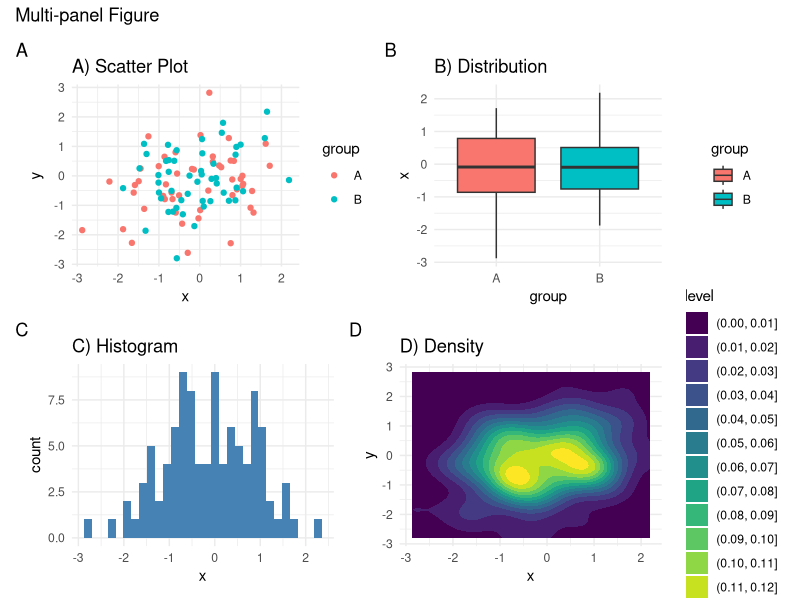
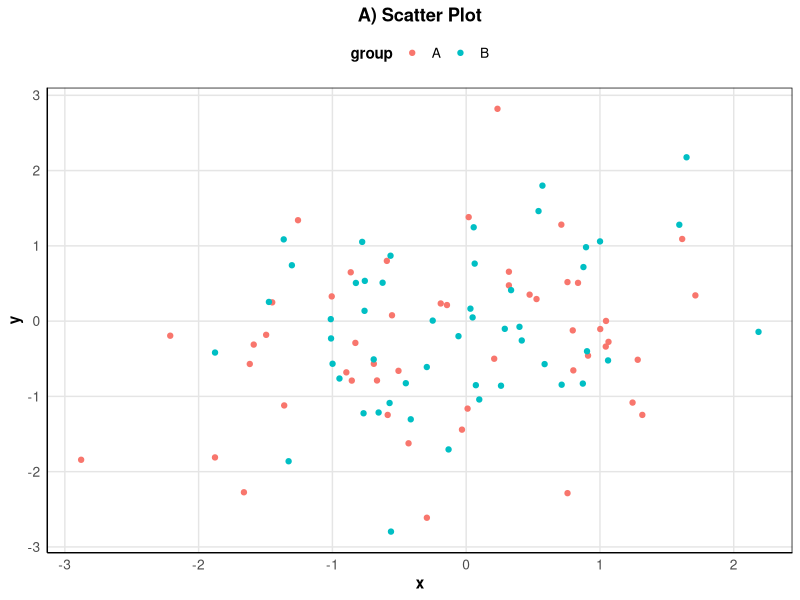

Write R code to recreate these figures, in order.
# ========================================================================
# Module 07: Advanced Topics - Custom Visualization Systems
# ========================================================================
#
# Learning Objectives:
#   - Build custom ggplot2 functions
#   - Create complex multi-panel figures
#   - Design Sankey diagrams and flow visualizations
#   - Develop reusable visualization systems
#
# Estimated time: 4-5 hours
# Difficulty: Advanced
#
# NOTE: This module showcases techniques from the Plot_catalogue
#       and Brain_Blast visualization functions
#
# ========================================================================

library(tidyverse)
library(patchwork)  # Combine plots
library(viridis)
library(ggforce)    # Extended ggplot2

# ========================================================================
# 1. CREATING CUSTOM PLOT FUNCTIONS
# ========================================================================

# Why create custom functions?
#   - Ensure consistency across publications
#   - Save time on repetitive plots
#   - Make complex plots reusable
#   - Easy to update style across all figures

# Basic template for custom plot function
create_volcano_plot <- function(data,
                                 x_col,
                                 y_col,
                                 label_col = NULL,
                                 title = "Volcano Plot",
                                 fc_threshold = 1,
                                 p_threshold = 0.05) {

  # Calculate significance
  plot_data <- data %>%
    mutate(
      significant = abs(.data[[x_col]]) > fc_threshold &
                    .data[[y_col]] < p_threshold,
      neg_log_p = -log10(.data[[y_col]])
    )

  # Create base plot
  p <- ggplot(plot_data, aes(x = .data[[x_col]], y = neg_log_p)) +
    geom_point(aes(color = significant), size = 2, alpha = 0.6) +
    scale_color_manual(
      values = c("grey50", "#d73027"),
      labels = c("NS", "Significant")
    ) +
    geom_hline(yintercept = -log10(p_threshold),
               linetype = "dashed", color = "blue") +
    geom_vline(xintercept = c(-fc_threshold, fc_threshold),
               linetype = "dashed", color = "blue") +
    labs(
      title = title,
      x = "Log2 Fold Change",
      y = "-Log10 P-value"
    ) +
    theme_minimal(base_size = 12) +
    theme(
      plot.title = element_text(hjust = 0.5, face = "bold"),
      legend.position = "top"
    )

  # Add labels if specified
  if (!is.null(label_col)) {
    top_genes <- plot_data %>%
      filter(significant) %>%
      arrange(desc(abs(.data[[x_col]]))) %>%
      head(10)

    p <- p +
      ggrepel::geom_text_repel(
        data = top_genes,
        aes(label = .data[[label_col]]),
        size = 3,
        max.overlaps = 15
      )
  }

  return(p)
}

# Example usage:
# demo_data <- data.frame(
#   gene = paste0("GENE_", 1:100),
#   log2fc = rnorm(100, 0, 2),
#   pvalue = runif(100, 0, 0.1)
# )
# create_volcano_plot(demo_data, "log2fc", "pvalue", "gene")

# ========================================================================
# 2. SANKEY DIAGRAM (ADVANCED FLOW VISUALIZATION)
# ========================================================================

# This is adapted from your SankeyArrow function!
# Used for showing data flow/filtering processes

SankeyArrow <- function(values, labels, gap = 0.05, size = 4) {

  # Validate inputs
  if (length(values) != length(labels)) {
    stop("Values and labels must have same length")
  }

  # Create label text with counts
  label_text <- paste0(labels, " \n(", values, ")")

  # Calculate proportions
  input <- values[1]
  outputs <- values[-1]

  # Normalize if needed
  if (sum(outputs) != input) {
    outputs <- outputs * (input / sum(outputs))
    values <- c(input, outputs)
  }

  # Calculate positions
  proportions <- outputs / input
  cumsum_props <- c(0, cumsum(proportions))

  # Build plot layer by layer
  p <- ggplot() +
    # Input funnel
    geom_segment(aes(x = -0.4, y = 0, xend = -0.32, yend = 0.5)) +
    geom_segment(aes(x = -0.4, y = 1, xend = -0.32, yend = 0.5)) +
    # Reference line
    geom_segment(aes(x = -0.2, y = 1, xend = -0.2, yend = 0),
                 linetype = "dashed", color = "grey50")

  # Add output streams
  x_positions <- seq(0, 1.5, length.out = length(outputs) + 1)

  for (i in seq_along(outputs)) {
    # Calculate stream endpoints
    y_bottom <- cumsum_props[i]
    y_top <- cumsum_props[i + 1]
    y_mid <- (y_bottom + y_top) / 2

    x_start <- x_positions[i]
    x_end <- x_positions[i + 1]

    # Draw stream (simplified version)
    stream_data <- data.frame(
      x = c(x_start, x_end),
      y_bottom = c(y_bottom, y_bottom),
      y_top = c(y_top, y_top)
    )

    p <- p +
      geom_ribbon(data = stream_data,
                  aes(x = x, ymin = y_bottom, ymax = y_top),
                  fill = viridis(length(outputs))[i],
                  alpha = 0.6)
  }

  # Add labels
  label_positions <- data.frame(
    x = c(-0.32 - gap, x_positions[-1] + gap),
    y = c(0.5, (cumsum_props[-1] + cumsum_props[-length(cumsum_props)]) / 2),
    label = label_text
  )

  p <- p +
    geom_text(data = label_positions,
              aes(x = x, y = y, label = label),
              size = size, hjust = 0) +
    coord_fixed(ratio = 1) +
    theme_void() +
    scale_x_continuous(limits = c(-1, max(x_positions) + 0.8)) +
    scale_y_continuous(limits = c(-0.1, 1.1))

  return(p)
}

# Example: Show data filtering process
# values <- c(1000, 300, 250, 200, 150)
# labels <- c("Raw Data", "QC Pass", "Filtered", "Analyzed", "Significant")
# SankeyArrow(values, labels)

# ========================================================================
# 3. MULTI-PANEL FIGURES WITH PATCHWORK
# ========================================================================

# Create publication-quality multi-panel figures

# Example data
demo_data <- data.frame(
  x = rnorm(100),
  y = rnorm(100),
  group = rep(c("A", "B"), each = 50)
)

# Create individual panels
p1 <- ggplot(demo_data, aes(x = x, y = y, color = group)) +
  geom_point() +
  labs(title = "A) Scatter Plot") +
  theme_minimal()

p2 <- ggplot(demo_data, aes(x = group, y = x, fill = group)) +
  geom_boxplot() +
  labs(title = "B) Distribution") +
  theme_minimal()

p3 <- ggplot(demo_data, aes(x = x)) +
  geom_histogram(bins = 30, fill = "steelblue") +
  labs(title = "C) Histogram") +
  theme_minimal()

p4 <- ggplot(demo_data, aes(x = x, y = y)) +
  geom_density_2d_filled() +
  labs(title = "D) Density") +
  theme_minimal()

# Combine with patchwork
combined_figure <- (p1 | p2) / (p3 | p4) +
  plot_annotation(
    title = "Multi-panel Figure",
    tag_levels = "A"
  )

print(combined_figure)

# Save high-resolution figure
# ggsave("figure.png", combined_figure, width = 12, height = 10, dpi = 300)

# ========================================================================
# 4. THEME CUSTOMIZATION
# ========================================================================

# Create custom theme for consistency

theme_publication <- function(base_size = 11, base_family = "") {
  theme_minimal(base_size = base_size, base_family = base_family) +
    theme(
      # Text
      plot.title = element_text(face = "bold", size = rel(1.2), hjust = 0.5),
      plot.subtitle = element_text(size = rel(1), hjust = 0.5),

      # Axes
      axis.title = element_text(face = "bold", size = rel(1)),
      axis.text = element_text(size = rel(0.9)),
      axis.line = element_line(color = "black", size = 0.5),

      # Legend
      legend.position = "top",
      legend.title = element_text(face = "bold", size = rel(1)),
      legend.text = element_text(size = rel(0.9)),

      # Panel
      panel.grid.major = element_line(color = "grey90"),
      panel.grid.minor = element_blank(),
      panel.border = element_rect(color = "black", fill = NA, size = 0.5),

      # Strip (for facets)
      strip.background = element_rect(fill = "grey90", color = "black"),
      strip.text = element_text(face = "bold", size = rel(1))
    )
}

# Apply custom theme
p1 + theme_publication()

# ========================================================================
# 5. HEATMAP WITH ANNOTATIONS
# ========================================================================

# Create annotated heatmap (common in genomics)

create_annotated_heatmap <- function(matrix_data,
                                      row_labels = NULL,
                                      col_labels = NULL,
                                      title = "Heatmap") {

  # Convert to long format
  heatmap_data <- as.data.frame(matrix_data) %>%
    rownames_to_column("row") %>%
    pivot_longer(-row, names_to = "col", values_to = "value")

  # Create heatmap
  p <- ggplot(heatmap_data, aes(x = col, y = row, fill = value)) +
    geom_tile(color = "white", size = 0.5) +
    scale_fill_viridis(option = "inferno") +
    labs(title = title, x = "", y = "") +
    theme_minimal() +
    theme(
      axis.text.x = element_text(angle = 45, hjust = 1),
      plot.title = element_text(hjust = 0.5, face = "bold")
    )

  return(p)
}

# Example:
# mat <- matrix(rnorm(100), nrow = 10, ncol = 10)
# rownames(mat) <- paste0("Gene_", 1:10)
# colnames(mat) <- paste0("Sample_", 1:10)
# create_annotated_heatmap(mat)

# ========================================================================
# KEY TAKEAWAYS
# ========================================================================

cat("\n")
cat("========================================\n")
cat("Key Takeaways: Custom Visualizations\n")
cat("========================================\n")
cat("\n")
cat("1. Create reusable plot functions for consistency\n")
cat("2. Use patchwork for multi-panel figures\n")
cat("3. Develop custom themes for publication style\n")
cat("4. Complex plots (Sankey) show data flow\n")
cat("5. Save high-resolution outputs (300+ DPI)\n")
cat("6. Document function parameters clearly\n")
cat("\n")

# ========================================================================
# EXERCISES
# ========================================================================

# Exercise 1: Create a custom function for MA plots
# (log fold change vs mean expression)
# Your answer:

# Exercise 2: Build a 4-panel figure using patchwork with custom layout
# Your answer:

# Exercise 3: Adapt the SankeyArrow function to show your own workflow
# Your answer:

# Solutions: 07_advanced_topics/exercises/solutions_03.R
